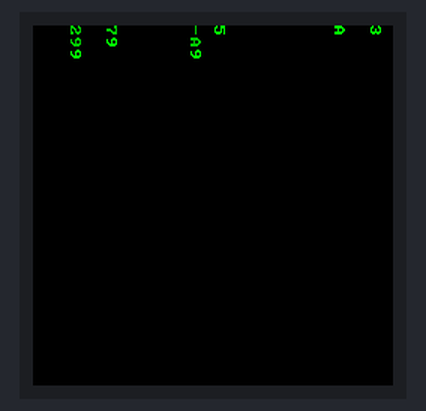
The program below on a simulated ESP8266 board running MicroPython. Shown: 240×240 colour display. Random numbers come from a fixed seed; library files of the repository ran but are not shown: st7789py_lite.py.

Above: at 2.68 s.
At 5.1 s:
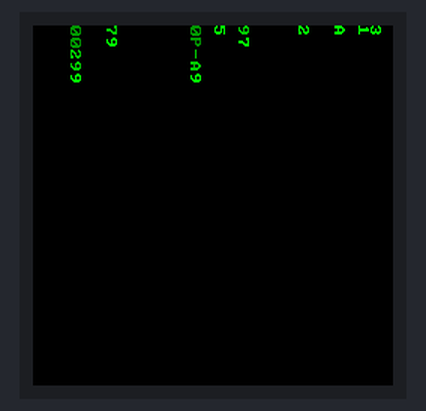
At 7.3 s:
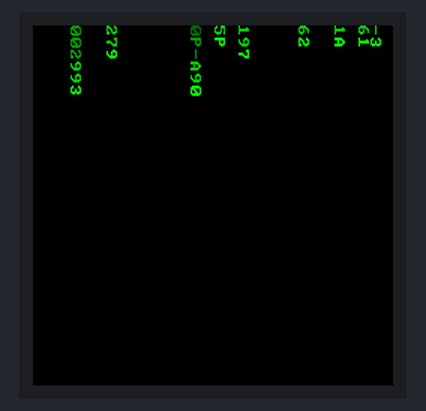
At 10.9 s:
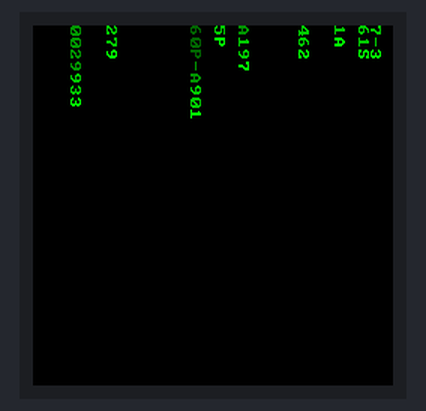
At 16.2 s:
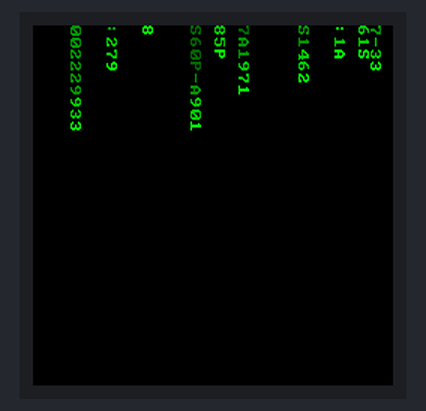
At 19.8 s:
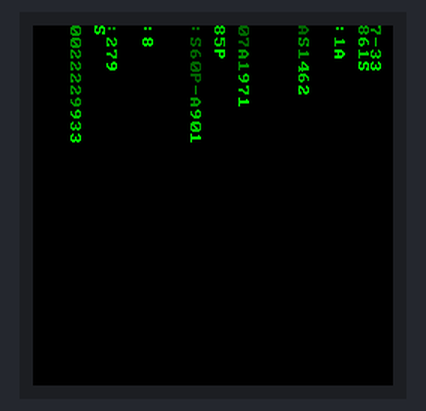

The program:

matrix_effect.py
```python
import st7789py_lite as st
from machine import Pin, SPI
import random as urandom  # 使用urandom替代random
import time
import gc

# 初始化显示屏
backlight = Pin(5, Pin.OUT)
backlight.on()
display = st.ST7789(
    SPI(1, baudrate=40000000, polarity=1),
    240,
    240,
    reset=Pin(2, Pin.OUT),
    dc=Pin(0, Pin.OUT),
)
display.init()

# 定义颜色
GREEN_BRIGHT = st.color565(0, 255, 0)
GREEN_MEDIUM = st.color565(0, 200, 0)
GREEN_DIM = st.color565(0, 150, 0)
GREEN_DARK = st.color565(0, 100, 0)
GREEN_VERY_DARK = st.color565(0, 50, 0)

# 字符集 - 使用已有的字体数据中的字符
CHARS = "0123456789AEPS:.-"

# 屏幕参数
CHAR_WIDTH = 8
CHAR_HEIGHT = 8
COLS = display.width // CHAR_WIDTH
ROWS = display.height // CHAR_HEIGHT

# 添加随机数生成函数
def random_int(min_val, max_val):
    """生成min_val到max_val之间的随机整数（包含两端）"""
    span = max_val - min_val + 1
    div = 0x3fffffff // span
    val = urandom.getrandbits(30) // div
    return min_val + val

def random_float():
    """生成0到1之间的随机浮点数"""
    return urandom.getrandbits(24) / 16777216  # 2^24

def random_choice(seq):
    """从序列中随机选择一个元素"""
    return seq[random_int(0, len(seq) - 1)]

# 创建雨滴数组
class Drop:
    def __init__(self, x, y, speed, length):
        self.x = x
        self.y = y
        self.speed = speed
        self.length = length
        self.chars = [random_choice(CHARS) for _ in range(length)]
        self.update_counter = 0

    def update(self):
        self.update_counter += 1
        if self.update_counter >= self.speed:
            self.update_counter = 0
            self.y += 1
            if random_float() < 0.3:  # 30%概率更新字符
                self.chars.pop()
                self.chars.insert(0, random_choice(CHARS))
            return True
        return False

    def draw(self):
        for i in range(self.length):
            y_pos = self.y - i
            if 0 <= y_pos < ROWS:
                # 根据位置设置不同亮度
                if i == 0:
                    color = GREEN_BRIGHT  # 头部最亮
                elif i < 3:
                    color = GREEN_MEDIUM
                elif i < 5:
                    color = GREEN_DIM
                else:
                    color = GREEN_DARK

                display.text(
                    self.x * CHAR_WIDTH,
                    y_pos * CHAR_HEIGHT,
                    self.chars[i],
                    color=color,
                    bg=st.BLACK
                )

def create_drops(count):
    drops = []
    for _ in range(count):
        x = random_int(0, COLS - 1)
        y = random_int(-20, 0)  # 从屏幕上方开始
        speed = random_int(1, 3)  # 下落速度
        length = random_int(5, 15)  # 雨滴长度
        drops.append(Drop(x, y, speed, length))
    return drops

def matrix_effect():
    display.fill(st.BLACK)

    # 创建初始雨滴
    drops = create_drops(30)  # 初始雨滴数量

    try:
        while True:
            # 清屏
            # display.fill(st.BLACK)

            # 更新并绘制所有雨滴
            for drop in drops[:]:  # 使用副本进行迭代，避免修改迭代中的列表
                drop.draw()
                if drop.update():
                    # 如果雨滴完全离开屏幕，创建新雨滴
                    if drop.y - drop.length > ROWS:
                        drops.remove(drop)
                        # 随机位置创建新雨滴
                        x = random_int(0, COLS - 1)
                        drops.append(Drop(x, -drop.length,
                                         random_int(1, 3),
                                         random_int(5, 15)))

            # 随机添加新雨滴
            if random_float() < 0.1 and len(drops) < 50:  # 限制最大雨滴数量
                x = random_int(0, COLS - 1)
                drops.append(Drop(x, -random_int(1, 5),
                                 random_int(1, 3),
                                 random_int(5, 15)))

            # 内存管理
            gc.collect()

            # 控制帧率
            # time.sleep_ms(5)

    except KeyboardInterrupt:
        display.fill(st.BLACK)
        print("程序已停止")

if __name__ == "__main__":
    matrix_effect()
```

Measured:
- what the display in image 0 shows lasts 0.5 s, from 2.4 s to 2.9 s
- what the display in image 1 shows lasts 0.8 s, from 5.0 s to 5.8 s
